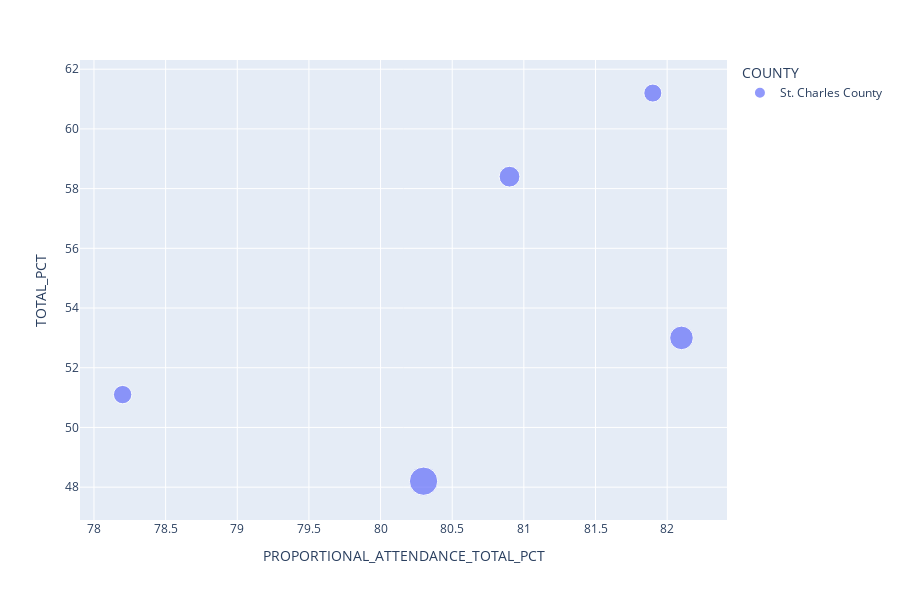

The notebook cell this image was saved under:
### Code cell
sccounty_df = fr_att_merge_filter_df.loc[fr_att_merge_filter_df["COUNTY"]=="St. Charles County"]

#Plotly
fig = px.scatter(sccounty_df, x="PROPORTIONAL_ATTENDANCE_TOTAL_PCT", y = 'TOTAL_PCT',
                color = 'COUNTY', size= "FR_PCT", hover_data=["District Name"], width=900, height=600)

fig.write_html("Savagescc.html")
fig.show()

### Figure 1 — Plotly figure (JSON) as saved in the notebook; plotly's stock layout.template omitted (floating-point values rounded to 4 significant figures)
{"data": [{"customdata": [["FT. ZUMWALT R-II"], ["FRANCIS HOWELL R-III"], ["WENTZVILLE R-IV"], ["ST. CHARLES R-VI"], ["ORCHARD FARM R-V"]], "hovertemplate": "COUNTY=St. Charles County<br>PROPORTIONAL_ATTENDANCE_TOTAL_PCT=%{x}<br>TOTAL_PCT=%{y}<br>FR_PCT=%{marker.size}<br>District Name=%{customdata[0]}<extra></extra>", "legendgroup": "St. Charles County", "marker": {"color": "#636efa", "size": [18.9, 14.2, 14.8, 35, 24.3], "sizemode": "area", "sizeref": 0.0875, "symbol": "circle"}, "mode": "markers", "name": "St. Charles County", "orientation": "v", "showlegend": true, "type": "scatter", "x": [80.9, 81.9, 78.2, 80.3, 82.1], "xaxis": "x", "y": [58.4, 61.2, 51.1, 48.2, 53], "yaxis": "y"}], "layout": {"height": 600, "legend": {"itemsizing": "constant", "title": {"text": "COUNTY"}, "tracegroupgap": 0}, "margin": {"t": 60}, "width": 900, "xaxis": {"anchor": "y", "autorange": true, "domain": [0, 1], "range": [77.9, 82.42], "title": {"text": "PROPORTIONAL_ATTENDANCE_TOTAL_PCT"}, "type": "linear"}, "yaxis": {"anchor": "x", "autorange": true, "domain": [0, 1], "range": [46.9, 62.31], "title": {"text": "TOTAL_PCT"}, "type": "linear"}}}
